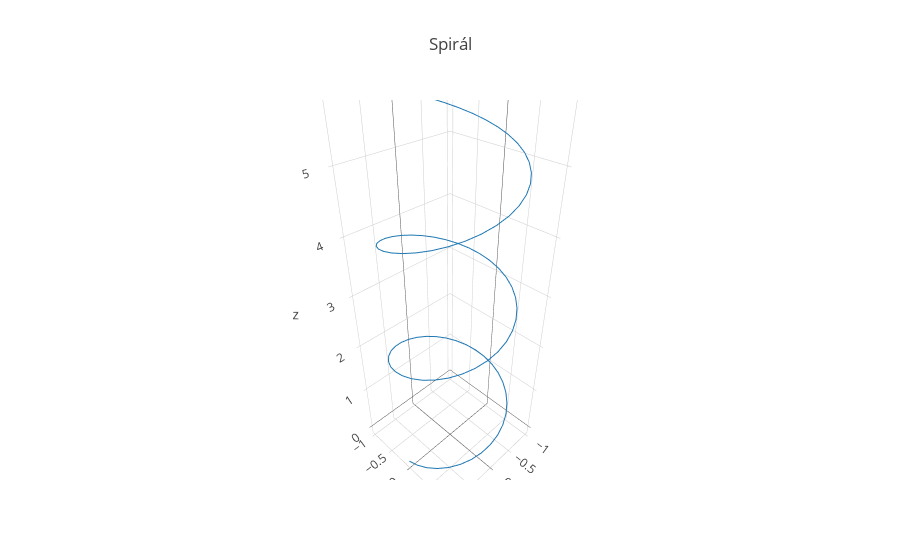

Source (notebook cell):
### Markdown cell above
Most nem az eddig használt `Scatter` objektumra van szükség,  hanem ennek a 3D-s változatára, a `Scatter3d`-re.

### Code cell
trace = Scatter3d(x=xp, y=yp, z=zp, mode='lines') # Adatok csoportosítása trace-be
adatok = [trace]
layout3d=Layout(title='Spirál')
fig_3D = Figure(data=adatok,layout=layout3d) # ábra objektum létrehozása
iplot(fig_3D) # ábra megjelenítése
